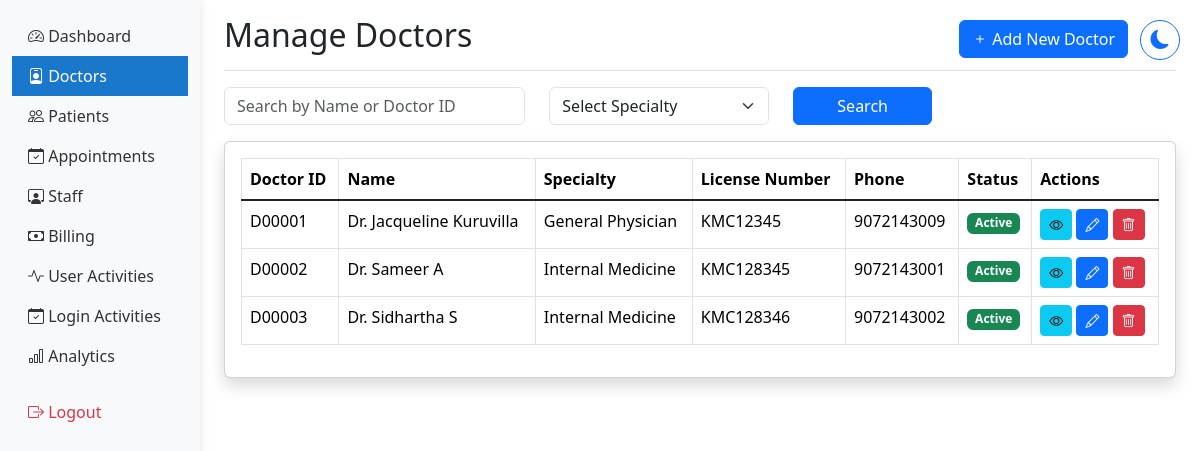
/hosp_admin/doctors/ (signed in), run on an earlier commit of the app's database.
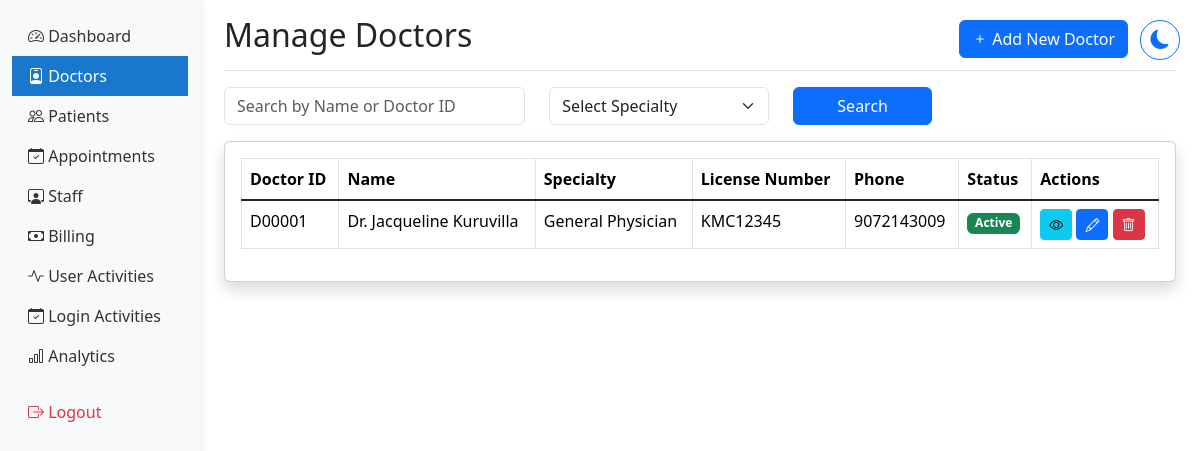
And on a later commit of the database.
### hmsapp/models.py (models this page shows, shortened)
class DoctorProfile(models.Model):
    user = models.OneToOneField(User, on_delete=models.CASCADE)
    specialty = models.ForeignKey('Specialty', on_delete=models.SET_NULL, null=True)
    license_number = models.CharField(max_length=50, unique=True)
    phone_number = models.CharField(max_length=15, validators=[phone_regex])
    address = models.TextField(blank=True)
    doctor_id = models.CharField(max_length=6, unique=True, blank=True)
    profile_picture = models.ImageField(
        upload_to='doctors/profile_pics/',
        null=True,
        blank=True,
        validators=[FileExtensionValidator(['jpg', 'jpeg', 'png'])]
    )
    google_calendar_enabled = models.BooleanField(default=False)
    google_calendar_credentials = models.JSONField(null=True, blank=True)
    created_at = models.DateTimeField(auto_now_add=True)
    updated_at = models.DateTimeField(auto_now=True)

class Specialty(models.Model):
    specialty_name = models.CharField(max_length=100)
    description = models.TextField(blank=True)
    class Meta:
        verbose_name_plural = "Specialties"

### hmsapp/views.py (the view)
# urls.py: path('hosp_admin/doctors/', views.manage_doctors, name='manage_doctors'),
@login_required
@admin_required
def manage_doctors(request):
    search_query = request.GET.get('search', '')
    specialty = request.GET.get('specialty')
    doctors = DoctorProfile.objects.all()
    if search_query:
        doctors = doctors.filter(
            Q(user__first_name__icontains=search_query) |
            Q(user__last_name__icontains=search_query) |
            Q(license_number__icontains=search_query)
        )
    if specialty:
        doctors = doctors.filter(specialty_id=specialty)
    context = {
        'doctors': doctors,
        'specialties': Specialty.objects.all()
    }
    return render(request, 'hosp_admin/manage_doctors.html', context)

### hmsapp/context_processors.py (called while the page is built)
def base_template(request):
    if request.user.is_authenticated:
        if request.user.groups.filter(name='Doctors').exists():
            base_template = 'doctor/base_doctor.html'
        elif request.user.groups.filter(name='Administrators').exists():
            base_template = 'hosp_admin/base_admin.html'
        else:
            base_template = 'staff/base_staff.html'
    else:
        base_template = 'staff/base_staff.html'
    return {'base_template': base_template}

### hmsapp/templates/hosp_admin/manage_doctors.html (shortened to what this page needs)
{% extends 'hosp_admin/base_admin.html' %}
{% load static %}
{% block content %}
<div class="d-flex justify-content-between flex-wrap flex-md-nowrap align-items-center pt-3 pb-2 mb-3 border-bottom">
    <h1 class="h2">Manage Doctors</h1>
    <div class="btn-toolbar mb-2 mb-md-0 me-5">
        <button type="button" class="btn btn-primary" data-bs-toggle="modal" data-bs-target="#addDoctorModal">
            <i class="bi bi-plus"></i> Add New Doctor
        </button>
    </div>
</div>
<div class="mb-3">
    <form id="searchForm" method="GET" action="{% url 'manage_doctors' %}">
        <div class="row">
            <div class="col-md-4">
                <input type="text" class="form-control" name="search" placeholder="Search by Name or Doctor ID" value="{{ request.GET.search }}">
            </div>
            <div class="col-md-3">
                <select class="form-select" name="specialty">
                    <option value="">Select Specialty</option>
                </select>
            </div>
            <div class="col-md-2">
                <button type="submit" class="btn btn-primary w-100">Search</button>
            </div>
        </div>
    </form>
</div>
<div class="card shadow mb-4">
    <div class="card-body">
        <div class="table-responsive">
            <table class="table table-bordered" id="doctorsTable" width="100%" cellspacing="0">
                <thead>
                    <tr>
                        <th>Doctor ID</th>
                        <th>Name</th>
                        <th>Specialty</th>
                        <th>License Number</th>
                        <th>Phone</th>
                        <th>Status</th>
                        <th>Actions</th>
                    </tr>
                </thead>
                <tbody>
                    {% for doctor in doctors %}
                    <tr>
                        <td>{{ doctor.doctor_id }}</td>
                        <td>Dr. {{ doctor.user.get_full_name }}</td>
                        <td>{{ doctor.specialty.specialty_name }}</td>
                        <td>{{ doctor.license_number }}</td>
                        <td>{{ doctor.phone_number }}</td>
                        <td>
                            <span class="badge {% if doctor.user.is_active %}bg-success{% else %}bg-danger{% endif %}">
                                {{ doctor.user.is_active|yesno:"Active,Inactive" }}
                            </span>
                        </td>
                        <td>
                            <button class="btn btn-sm btn-info" onclick="viewDoctor('{{ doctor.id }}')">
                                <i class="bi bi-eye"></i>
                            </button>
                            <button class="btn btn-sm btn-primary" onclick="editDoctor('{{ doctor.id }}')">
                                <i class="bi bi-pencil"></i>
                            </button>
                            <button type="button" class="btn btn-sm btn-danger" data-bs-toggle="modal" data-bs-target="#deleteDoctor{{ doctor.id }}">
                                <i class="bi bi-trash"></i>
                            </button>
                        </td>
                    </tr>
                    {% endfor %}
                </tbody>
            </table>
        </div>
    </div>
</div>
{% endblock %}

What changed in the data, as far as the page shows it:
removed DoctorProfile: doctor_id "D00002", user.get_full_name "Sameer A", specialty.specialty_name "Internal Medicine", license_number "KMC128345", phone_number "9072143001", user.is_active "Active"
removed DoctorProfile: doctor_id "D00003", user.get_full_name "Sidhartha S", specialty.specialty_name "Internal Medicine", license_number "KMC128346", phone_number "9072143002", user.is_active "Active"
